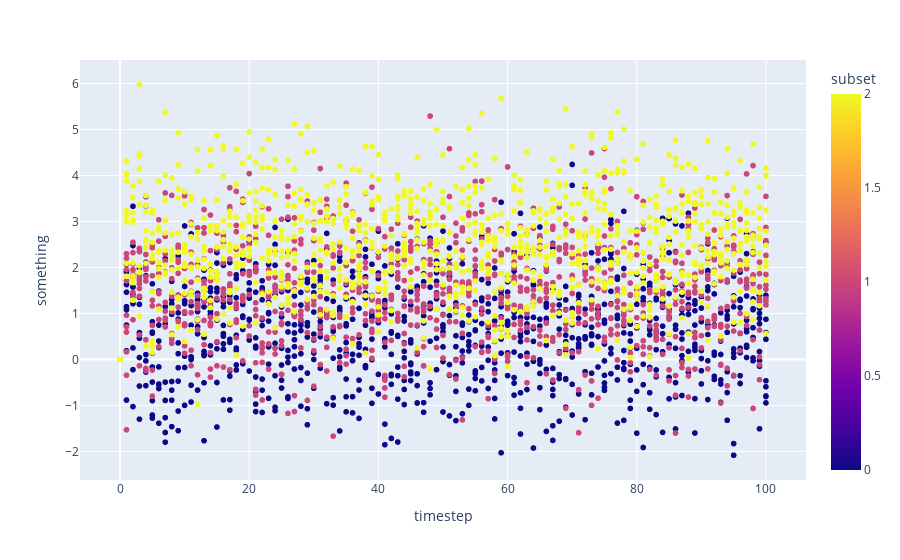

Notebook source saved alongside this figure:
### Code cell
df = pd.DataFrame(raw_system_events)

px.scatter(df,
           x='timestep',
           y='something',
           color='subset')

### Figure 1 — Plotly figure (JSON) as saved in the notebook; plotly's stock layout.template omitted (floating-point values rounded to 4 significant figures; data arrays with more than 128 entries replaced by an {"elided": "..."} marker saying what was removed)
{"data": [{"hovertemplate": "timestep=%{x}<br>something=%{y}<br>subset=%{marker.color}<extra></extra>", "legendgroup": "", "marker": {"color": {"elided": "3030 int values"}, "coloraxis": "coloraxis", "symbol": "circle"}, "mode": "markers", "name": "", "showlegend": false, "type": "scattergl", "x": {"elided": "3030 int values"}, "xaxis": "x", "y": {"elided": "3030 float values"}, "yaxis": "y"}], "layout": {"autosize": true, "coloraxis": {"colorbar": {"title": {"text": "subset"}}, "colorscale": [[0, "#0d0887"], [0.1111, "#46039f"], [0.2222, "#7201a8"], [0.3333, "#9c179e"], [0.4444, "#bd3786"], [0.5556, "#d8576b"], [0.6667, "#ed7953"], [0.7778, "#fb9f3a"], [0.8889, "#fdca26"], [1, "#f0f921"]]}, "legend": {"tracegroupgap": 0}, "margin": {"t": 60}, "xaxis": {"anchor": "y", "autorange": true, "domain": [0, 1], "range": [-5.76, 105.8], "title": {"text": "timestep"}, "type": "linear"}, "yaxis": {"anchor": "x", "autorange": true, "domain": [0, 1], "range": [-2.657, 6.547], "title": {"text": "something"}, "type": "linear"}}}
